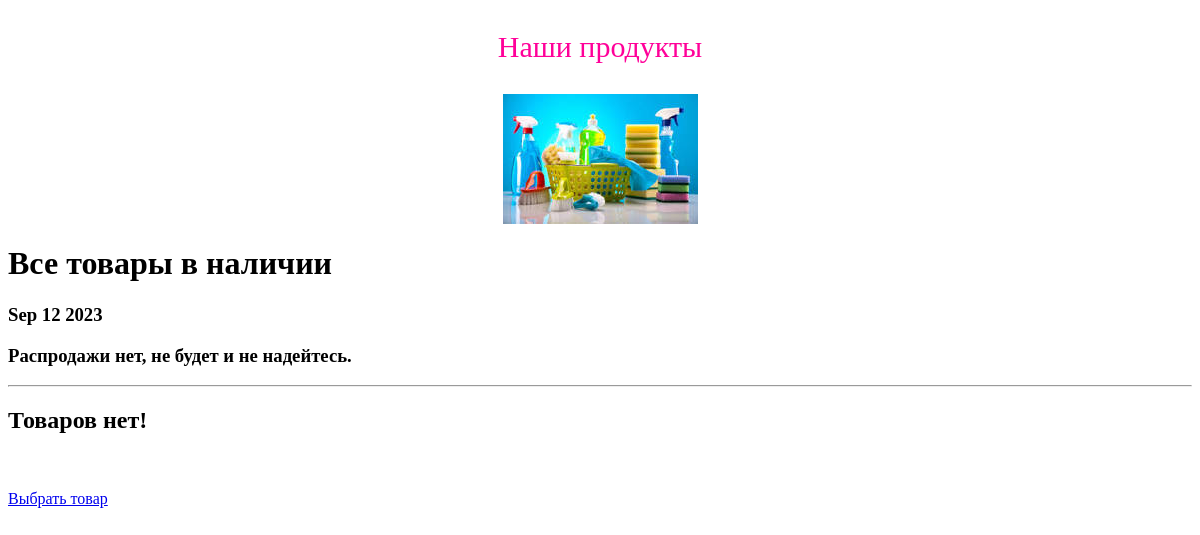
Before: /products/ with the older database file.
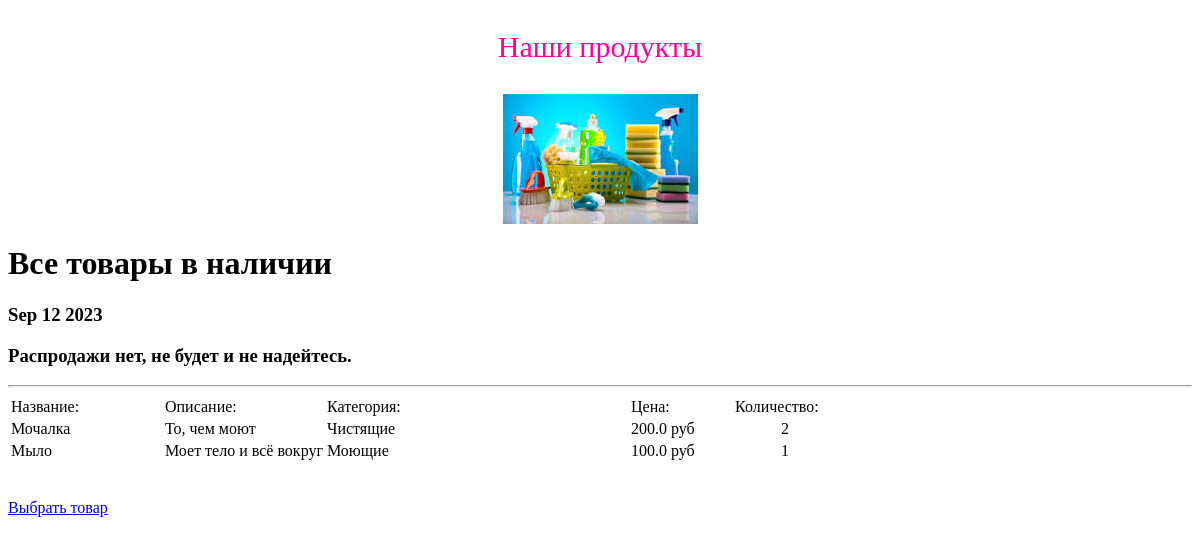
After: the same page with the newer database file.
### simpleapp/models.py (models this page shows, shortened)
class Product(models.Model):
    name = models.CharField(
        max_length=50,
        unique=True, # названия товаров не должны повторяться
    )
    description = models.TextField()
    quantity = models.IntegerField(
        validators=[MinValueValidator(0)],
    )
    category = models.ForeignKey(
        to='Category',
        on_delete=models.CASCADE,
        related_name='products', # все продукты в категории будут доступны через поле products
    )
    price = models.FloatField(
        validators=[MinValueValidator(0.0)],
    )

class Category(models.Model):
    name = models.CharField(max_length=100, unique=True)

### simpleapp/views_old1.py (the view)
# urls.py: path('products/', ProductsList.as_view()),
class ProductsList(ListView):
    model = Product
    ordering = '-price'
    template_name = 'products.html'
    context_object_name = 'products'
    '''В этот раз мы будем использовать DetailView. Он отличается от ListView тем, что возвращает конкретный объект,
    а не список всех объектов из БД. Адрес, однако, будет немного отличаться. В него надо будет добавить идентификатор
    товара, который мы хотим получить.
    Для этого снова перейдём в файл simpleapp/views.py и добавим в него представление ProductDetail,
    которое будет выдавать информацию об одном товаре.'''
    def get_context_data(self, **kwargs):
        context = super().get_context_data(**kwargs)
        context['time_now'] = datetime.utcnow()
        context['next_sale'] = None
        return context

### simpleapp/templatetags/custom_filters.py (called while the page is built)
@register.filter()
def currency(value, code="rub"):
    postfix = CURRENCIES_SYMBOLS[code]
    return f"{value} {postfix}"

### simpleapp/templatetags/custom_tags.py (called while the page is built)
@register.simple_tag()
def current_time(format_string='%b %d %Y'):
   return datetime.utcnow().strftime(format_string)

### templates/products.html (shortened to what this page needs)
{% extends 'flatpages/default.html' %}
{% load custom_filters %}
{% load custom_tags %}
{% block content %}
<h1>Все товары в наличии</h1>
<h3>{% current_time '%b %d %Y' %}</h3>
<h3>{{next_sale|default_if_none:'Распродажи нет, не будет и не надейтесь.'}}</h3>
<hr>
{% if products %}
<table>
    <tr>
        <td> Название: </td>
        <td> Описание: </td>
        <td> Категория: </td>
        <td> Цена: </td>
        <td> Количество: </td>
    </tr>
    {% for item in products %}
    <tr>
        <td width="150">{{item.name}}</td>
        <td>{{item.description|truncatewords:10}}</td>
        <td width="300">{{item.category.name}}</td>
        <td width="100">{{item.price|currency:"rub"}}</td>
        <td width="100" align="center">{{item.quantity}}</td>
    </tr>
    {% endfor %}
</table>
{% else %}
<h2>Товаров нет!</h2>
{% endif %}
<br><br>
<a href="/product">Выбрать товар</a>
{% endblock content %}

### templates/flatpages/default.html (shortened to what this page needs)
<!DOCTYPE html>
{% load static %}
<html lang="en">
<head>
</head>
<body>
<p align="center" style="color:#ff0099; font-size:30px"> Наши продукты</p>
<p class="aligncenter">
    <img src="{% static 'images/Products.jpeg' %}" align="center" alt="products">
</p>
{% block content %}{% endblock content %}
</body>
</html>

### templates/flatpages/default.html (style rules this page uses)
.aligncenter { text-align: center; }

Changed rows visible on the page:
added Product: name "Мочалка", description "То, чем моют", category.name "Чистящие", price "200.0 руб", quantity "2"
added Product: name "Мыло", description "Моет тело и всё вокруг", category.name "Моющие", price "100.0 руб", quantity "1"
Other visible differences:
text no longer shown: "Товаров нет!"
text now shown: "Название: Описание: Категория: Цена: Количество:"
